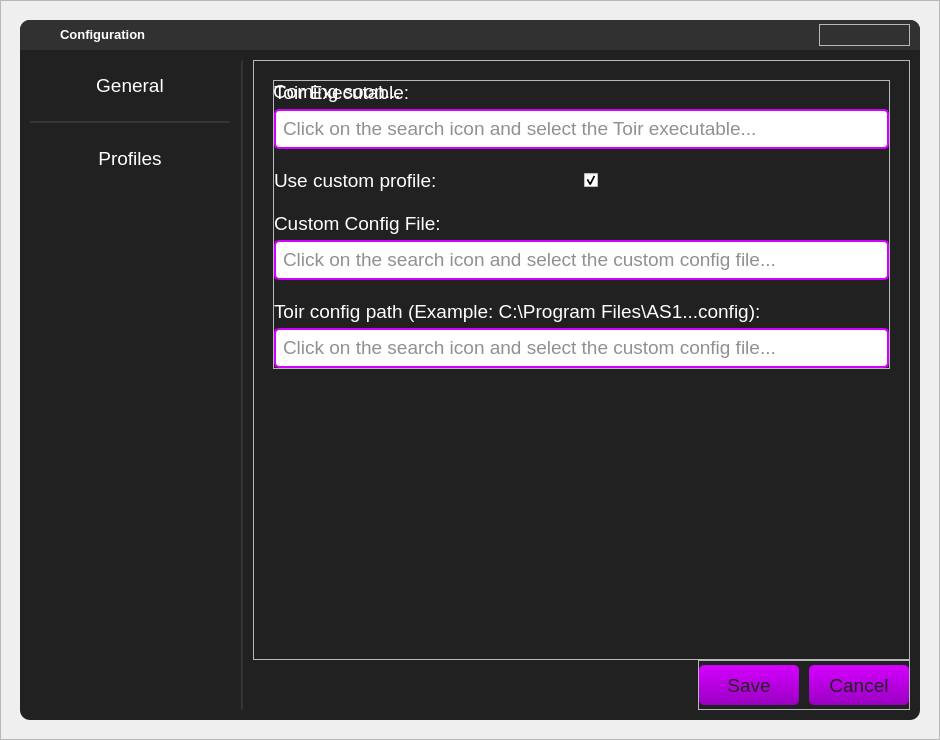
<?xml version="1.0" encoding="UTF-8"?>
<ui version="4.0">
 <class>MainWindow</class>
 <widget class="QMainWindow" name="MainWindow">
  <property name="geometry">
   <rect>
    <x>0</x>
    <y>0</y>
    <width>940</width>
    <height>740</height>
   </rect>
  </property>
  <property name="minimumSize">
   <size>
    <width>0</width>
    <height>0</height>
   </size>
  </property>
  <property name="maximumSize">
   <size>
    <width>940</width>
    <height>740</height>
   </size>
  </property>
  <property name="windowTitle">
   <string>Config</string>
  </property>
  <property name="styleSheet">
   <string notr="true">#configShadow {
	background-image: url(:/images/images/configShadow.png);
}

#centralwidget #widget {
	background-color: #212121;
	border-radius: 10px;
}

#configBody {
	border-top-right-radius: 10px;
	border-bottom-right-radius: 10px;
}

#sidebar {
	border-top-left-radius: 10px;
	border-bottom-left-radius: 10px;
}

#sidebar QPushButton {
	color: #ffffff;
	background-color: transparent;
	border-radius: 5px;
	border: none;
}
#sidebar QPushButton:hover {
	color: #ffffff;
	background-color: #313131;
	border-radius: 5px;
	border: none;
}

#configFrame QLabel {
	color: #ffffff;
}

#configFrame #tab1{
	background-color: transparent;
	border: none;
}

#searchConfigFrame {
	background-color: #ffffff;
	border: 2px solid #d400ff;
	border-radius: 5px;
}

#searchConfigBtn {
	image: url(:/purpleIcons/images/purpleIcons/search.svg);
	border: none;
	padding-top: 2px;
	padding-bottom: 6px;
	padding-right: 5px;
	padding-left: 5px;
}
#searchConfigBtn:hover {
	image: url(:/whiteIcons/images/whiteIcons/search.svg);
	background-color: #d400ff;
	border: none;
}
#searchConfigBtn:pressed {
	image: url(:/purpleIcons/images/purpleIcons/search.svg);
	background-color: #212121;
	border-left: 2px solid #d400ff;
	border-bottom: 4px solid #d400ff;
}

#searchConfigInput {
	color: #212121;
	background-color: transparent;
	border: none;
	border-radius: 5px;
}

#searchFileFrame {
	background-color: #ffffff;
	border: 2px solid #d400ff;
	border-radius: 5px;
}

#searchFileBtn {
	image: url(:/purpleIcons/images/purpleIcons/search.svg);
	border: none;
	padding-top: 2px;
	padding-bottom: 6px;
	padding-right: 5px;
	padding-left: 5px;
}
#searchFileBtn:hover {
	image: url(:/whiteIcons/images/whiteIcons/search.svg);
	background-color: #d400ff;
	border: none;
}
#searchFileBtn:pressed {
	image: url(:/purpleIcons/images/purpleIcons/search.svg);
	background-color: #212121;
	border-left: 2px solid #d400ff;
	border-bottom: 4px solid #d400ff;
}

#searchFileInput {
	color: #212121;
	background-color: transparent;
	border: none;
	border-radius: 5px;
}

#searchAS1Frame {
	background-color: #ffffff;
	border: 2px solid #d400ff;
	border-radius: 5px;
}

#searchAS1Btn {
	image: url(:/purpleIcons/images/purpleIcons/search.svg);
	border: none;
	padding-top: 2px;
	padding-bottom: 6px;
	padding-right: 5px;
	padding-left: 5px;
}
#searchAS1Btn:hover {
	image: url(:/whiteIcons/images/whiteIcons/search.svg);
	background-color: #d400ff;
	border: none;
}
#searchAS1Btn:pressed {
	image: url(:/purpleIcons/images/purpleIcons/search.svg);
	background-color: #212121;
	border-left: 2px solid #d400ff;
	border-bottom: 4px solid #d400ff;
}

#searchAS1Input {
	color: #212121;
	background-color: transparent;
	border: none;
	border-radius: 5px;
}

#configFrame #tab2 {
	background-color: transparent;
	border: none;
}

#saveBtn {
	background-color: qlineargradient(spread:pad, x1:0.489, y1:0, x2:0.511, y2:1, stop:0 rgba(212, 0, 255, 255), stop:1 rgba(155, 0, 194, 255));
	border-radius: 5px;
	color: #212121;
}
#saveBtn:hover {
	background-color: qlineargradient(spread:pad, x1:0.5, y1:0, x2:0.5, y2:1, stop:0 rgba(255, 255, 255, 255), stop:1 rgba(212, 212, 212, 255));
	border: 2px solid #d400ff;
	color: #d400ff;
}
#saveBtn:pressed {
	background-color: #212121;
	border: 2px solid #d400ff;
	color: #d400ff;
}

#cancelBtn {
	background-color: qlineargradient(spread:pad, x1:0.489, y1:0, x2:0.511, y2:1, stop:0 rgba(212, 0, 255, 255), stop:1 rgba(155, 0, 194, 255));
	border-radius: 5px;
	color: #212121;
}
#cancelBtn:hover {
	background-color: qlineargradient(spread:pad, x1:0.5, y1:0, x2:0.5, y2:1, stop:0 rgba(255, 255, 255, 255), stop:1 rgba(212, 212, 212, 255));
	border: 2px solid #d400ff;
	color: #d400ff;
}
#cancelBtn:pressed {
	background-color: #212121;
	border: 2px solid #d400ff;
	color: #d400ff;
}

#titleBar QPushButton {
	background-color: transparent;
	border: 0;
}

#titleBar {
	background-color: #313131;
	border-top-left-radius: 10px;
	border-top-right-radius: 10px;
}

#closeBtn {
	image: url(:/purpleIcons/images/purpleIcons/x.svg);
}
#closeBtn:hover {
	image: url(:/whiteIcons/images/whiteIcons/x.svg);
}
</string>
  </property>
  <widget class="QWidget" name="centralwidget">
   <widget class="QWidget" name="widget" native="true">
    <property name="geometry">
     <rect>
      <x>20</x>
      <y>20</y>
      <width>900</width>
      <height>700</height>
     </rect>
    </property>
    <property name="minimumSize">
     <size>
      <width>900</width>
      <height>700</height>
     </size>
    </property>
    <property name="maximumSize">
     <size>
      <width>900</width>
      <height>700</height>
     </size>
    </property>
    <layout class="QVBoxLayout" name="verticalLayout">
     <property name="spacing">
      <number>0</number>
     </property>
     <property name="leftMargin">
      <number>0</number>
     </property>
     <property name="topMargin">
      <number>0</number>
     </property>
     <property name="rightMargin">
      <number>0</number>
     </property>
     <property name="bottomMargin">
      <number>0</number>
     </property>
     <item>
      <widget class="QFrame" name="titleBar">
       <property name="maximumSize">
        <size>
         <width>16777215</width>
         <height>30</height>
        </size>
       </property>
       <property name="frameShape">
        <enum>QFrame::StyledPanel</enum>
       </property>
       <property name="frameShadow">
        <enum>QFrame::Raised</enum>
       </property>
       <layout class="QHBoxLayout" name="horizontalLayout">
        <property name="spacing">
         <number>10</number>
        </property>
        <property name="leftMargin">
         <number>10</number>
        </property>
        <property name="topMargin">
         <number>0</number>
        </property>
        <property name="rightMargin">
         <number>10</number>
        </property>
        <property name="bottomMargin">
         <number>0</number>
        </property>
        <item>
         <widget class="QLabel" name="label">
          <property name="maximumSize">
           <size>
            <width>20</width>
            <height>20</height>
           </size>
          </property>
          <property name="text">
           <string/>
          </property>
          <property name="pixmap">
           <pixmap resource="../resources/res.qrc">:/purpleIcons/images/purpleIcons/settings.svg</pixmap>
          </property>
          <property name="scaledContents">
           <bool>true</bool>
          </property>
          <property name="alignment">
           <set>Qt::AlignCenter</set>
          </property>
          <property name="textInteractionFlags">
           <set>Qt::LinksAccessibleByMouse</set>
          </property>
         </widget>
        </item>
        <item>
         <widget class="QLabel" name="tileTitle">
          <property name="enabled">
           <bool>false</bool>
          </property>
          <property name="maximumSize">
           <size>
            <width>90</width>
            <height>16777215</height>
           </size>
          </property>
          <property name="font">
           <font>
            <weight>50</weight>
            <bold>false</bold>
           </font>
          </property>
          <property name="text">
           <string>&lt;html&gt;&lt;head/&gt;&lt;body&gt;&lt;p&gt;&lt;span style=&quot; font-size:10pt; font-weight:600; color:#ffffff;&quot;&gt;Configuration&lt;/span&gt;&lt;/p&gt;&lt;/body&gt;&lt;/html&gt;</string>
          </property>
          <property name="scaledContents">
           <bool>true</bool>
          </property>
          <property name="textInteractionFlags">
           <set>Qt::LinksAccessibleByMouse</set>
          </property>
         </widget>
        </item>
        <item alignment="Qt::AlignRight|Qt::AlignVCenter">
         <widget class="QFrame" name="frame">
          <property name="frameShape">
           <enum>QFrame::StyledPanel</enum>
          </property>
          <property name="frameShadow">
           <enum>QFrame::Raised</enum>
          </property>
          <layout class="QHBoxLayout" name="horizontalLayout_2">
           <property name="spacing">
            <number>10</number>
           </property>
           <property name="leftMargin">
            <number>0</number>
           </property>
           <property name="topMargin">
            <number>0</number>
           </property>
           <property name="rightMargin">
            <number>0</number>
           </property>
           <property name="bottomMargin">
            <number>0</number>
           </property>
           <item>
            <widget class="QPushButton" name="configBtn">
             <property name="minimumSize">
              <size>
               <width>0</width>
               <height>0</height>
              </size>
             </property>
             <property name="maximumSize">
              <size>
               <width>18</width>
               <height>18</height>
              </size>
             </property>
             <property name="text">
              <string/>
             </property>
             <property name="iconSize">
              <size>
               <width>24</width>
               <height>24</height>
              </size>
             </property>
             <property name="autoDefault">
              <bool>false</bool>
             </property>
             <property name="default">
              <bool>false</bool>
             </property>
             <property name="flat">
              <bool>false</bool>
             </property>
            </widget>
           </item>
           <item>
            <widget class="QPushButton" name="minimizeBtn">
             <property name="minimumSize">
              <size>
               <width>20</width>
               <height>20</height>
              </size>
             </property>
             <property name="maximumSize">
              <size>
               <width>20</width>
               <height>20</height>
              </size>
             </property>
             <property name="text">
              <string/>
             </property>
             <property name="iconSize">
              <size>
               <width>24</width>
               <height>24</height>
              </size>
             </property>
             <property name="autoDefault">
              <bool>false</bool>
             </property>
             <property name="default">
              <bool>false</bool>
             </property>
             <property name="flat">
              <bool>false</bool>
             </property>
            </widget>
           </item>
           <item>
            <widget class="QPushButton" name="closeBtn">
             <property name="minimumSize">
              <size>
               <width>0</width>
               <height>20</height>
              </size>
             </property>
             <property name="maximumSize">
              <size>
               <width>200</width>
               <height>20</height>
              </size>
             </property>
             <property name="font">
              <font>
               <pointsize>8</pointsize>
              </font>
             </property>
             <property name="text">
              <string/>
             </property>
             <property name="iconSize">
              <size>
               <width>24</width>
               <height>24</height>
              </size>
             </property>
             <property name="autoDefault">
              <bool>false</bool>
             </property>
             <property name="default">
              <bool>false</bool>
             </property>
             <property name="flat">
              <bool>false</bool>
             </property>
            </widget>
           </item>
          </layout>
         </widget>
        </item>
       </layout>
      </widget>
     </item>
     <item>
      <widget class="QWidget" name="body" native="true">
       <layout class="QHBoxLayout" name="horizontalLayout_3">
        <property name="spacing">
         <number>10</number>
        </property>
        <property name="leftMargin">
         <number>10</number>
        </property>
        <property name="topMargin">
         <number>10</number>
        </property>
        <property name="rightMargin">
         <number>10</number>
        </property>
        <property name="bottomMargin">
         <number>10</number>
        </property>
        <item alignment="Qt::AlignTop">
         <widget class="QFrame" name="sidebar">
          <property name="maximumSize">
           <size>
            <width>200</width>
            <height>16777215</height>
           </size>
          </property>
          <property name="frameShape">
           <enum>QFrame::StyledPanel</enum>
          </property>
          <property name="frameShadow">
           <enum>QFrame::Raised</enum>
          </property>
          <layout class="QVBoxLayout" name="verticalLayout_2">
           <property name="spacing">
            <number>10</number>
           </property>
           <property name="leftMargin">
            <number>0</number>
           </property>
           <property name="topMargin">
            <number>0</number>
           </property>
           <property name="rightMargin">
            <number>0</number>
           </property>
           <property name="bottomMargin">
            <number>0</number>
           </property>
           <item>
            <widget class="QPushButton" name="generalBtn">
             <property name="minimumSize">
              <size>
               <width>200</width>
               <height>50</height>
              </size>
             </property>
             <property name="maximumSize">
              <size>
               <width>200</width>
               <height>50</height>
              </size>
             </property>
             <property name="font">
              <font>
               <pointsize>14</pointsize>
              </font>
             </property>
             <property name="text">
              <string>General</string>
             </property>
            </widget>
           </item>
           <item>
            <widget class="Line" name="line">
             <property name="styleSheet">
              <string notr="true">background-color: #313131;</string>
             </property>
             <property name="frameShadow">
              <enum>QFrame::Sunken</enum>
             </property>
             <property name="orientation">
              <enum>Qt::Horizontal</enum>
             </property>
            </widget>
           </item>
           <item>
            <widget class="QPushButton" name="profilesBtn">
             <property name="minimumSize">
              <size>
               <width>200</width>
               <height>50</height>
              </size>
             </property>
             <property name="maximumSize">
              <size>
               <width>200</width>
               <height>50</height>
              </size>
             </property>
             <property name="font">
              <font>
               <pointsize>14</pointsize>
              </font>
             </property>
             <property name="text">
              <string>Profiles</string>
             </property>
            </widget>
           </item>
          </layout>
         </widget>
        </item>
        <item>
         <widget class="Line" name="separator">
          <property name="styleSheet">
           <string notr="true">background-color: #313131;</string>
          </property>
          <property name="frameShadow">
           <enum>QFrame::Sunken</enum>
          </property>
          <property name="midLineWidth">
           <number>0</number>
          </property>
          <property name="orientation">
           <enum>Qt::Vertical</enum>
          </property>
         </widget>
        </item>
        <item>
         <widget class="QFrame" name="configBody">
          <property name="frameShape">
           <enum>QFrame::StyledPanel</enum>
          </property>
          <property name="frameShadow">
           <enum>QFrame::Raised</enum>
          </property>
          <layout class="QVBoxLayout" name="verticalLayout_5">
           <property name="spacing">
            <number>0</number>
           </property>
           <property name="leftMargin">
            <number>0</number>
           </property>
           <property name="topMargin">
            <number>0</number>
           </property>
           <property name="rightMargin">
            <number>0</number>
           </property>
           <property name="bottomMargin">
            <number>0</number>
           </property>
           <item>
            <widget class="QFrame" name="configFrame">
             <property name="minimumSize">
              <size>
               <width>0</width>
               <height>600</height>
              </size>
             </property>
             <property name="maximumSize">
              <size>
               <width>16777215</width>
               <height>600</height>
              </size>
             </property>
             <property name="frameShape">
              <enum>QFrame::StyledPanel</enum>
             </property>
             <property name="frameShadow">
              <enum>QFrame::Raised</enum>
             </property>
             <property name="lineWidth">
              <number>0</number>
             </property>
             <widget class="QFrame" name="tab1">
              <property name="geometry">
               <rect>
                <x>0</x>
                <y>0</y>
                <width>657</width>
                <height>600</height>
               </rect>
              </property>
              <property name="minimumSize">
               <size>
                <width>657</width>
                <height>600</height>
               </size>
              </property>
              <property name="maximumSize">
               <size>
                <width>657</width>
                <height>600</height>
               </size>
              </property>
              <property name="styleSheet">
               <string notr="true"/>
              </property>
              <property name="frameShape">
               <enum>QFrame::StyledPanel</enum>
              </property>
              <property name="frameShadow">
               <enum>QFrame::Raised</enum>
              </property>
              <property name="lineWidth">
               <number>0</number>
              </property>
              <layout class="QVBoxLayout" name="verticalLayout_4">
               <property name="spacing">
                <number>20</number>
               </property>
               <property name="leftMargin">
                <number>20</number>
               </property>
               <property name="topMargin">
                <number>20</number>
               </property>
               <property name="rightMargin">
                <number>20</number>
               </property>
               <property name="bottomMargin">
                <number>20</number>
               </property>
               <item alignment="Qt::AlignTop">
                <widget class="QFrame" name="tab1_top_frame">
                 <property name="frameShape">
                  <enum>QFrame::StyledPanel</enum>
                 </property>
                 <property name="frameShadow">
                  <enum>QFrame::Raised</enum>
                 </property>
                 <layout class="QVBoxLayout" name="verticalLayout_7">
                  <property name="spacing">
                   <number>20</number>
                  </property>
                  <property name="leftMargin">
                   <number>0</number>
                  </property>
                  <property name="topMargin">
                   <number>0</number>
                  </property>
                  <property name="rightMargin">
                   <number>0</number>
                  </property>
                  <property name="bottomMargin">
                   <number>0</number>
                  </property>
                  <item alignment="Qt::AlignTop">
                   <widget class="QWidget" name="tab1_line1" native="true">
                    <layout class="QVBoxLayout" name="verticalLayout_8">
                     <property name="spacing">
                      <number>5</number>
                     </property>
                     <property name="leftMargin">
                      <number>0</number>
                     </property>
                     <property name="topMargin">
                      <number>0</number>
                     </property>
                     <property name="rightMargin">
                      <number>0</number>
                     </property>
                     <property name="bottomMargin">
                      <number>0</number>
                     </property>
                     <item>
                      <widget class="QLabel" name="searchFileLabel">
                       <property name="font">
                        <font>
                         <pointsize>14</pointsize>
                        </font>
                       </property>
                       <property name="text">
                        <string>Toir Executable:</string>
                       </property>
                      </widget>
                     </item>
                     <item>
                      <widget class="QFrame" name="searchFileFrame">
                       <property name="minimumSize">
                        <size>
                         <width>0</width>
                         <height>40</height>
                        </size>
                       </property>
                       <property name="maximumSize">
                        <size>
                         <width>16777215</width>
                         <height>40</height>
                        </size>
                       </property>
                       <property name="frameShape">
                        <enum>QFrame::StyledPanel</enum>
                       </property>
                       <property name="frameShadow">
                        <enum>QFrame::Raised</enum>
                       </property>
                       <property name="lineWidth">
                        <number>0</number>
                       </property>
                       <layout class="QHBoxLayout" name="horizontalLayout_5">
                        <property name="spacing">
                         <number>5</number>
                        </property>
                        <property name="leftMargin">
                         <number>5</number>
                        </property>
                        <property name="topMargin">
                         <number>0</number>
                        </property>
                        <property name="rightMargin">
                         <number>0</number>
                        </property>
                        <property name="bottomMargin">
                         <number>0</number>
                        </property>
                        <item>
                         <widget class="QLineEdit" name="searchFileInput">
                          <property name="sizePolicy">
                           <sizepolicy hsizetype="Expanding" vsizetype="Fixed">
                            <horstretch>0</horstretch>
                            <verstretch>40</verstretch>
                           </sizepolicy>
                          </property>
                          <property name="minimumSize">
                           <size>
                            <width>0</width>
                            <height>0</height>
                           </size>
                          </property>
                          <property name="font">
                           <font>
                            <pointsize>14</pointsize>
                           </font>
                          </property>
                          <property name="placeholderText">
                           <string>Click on the search icon and select the Toir executable...</string>
                          </property>
                         </widget>
                        </item>
                        <item>
                         <widget class="QPushButton" name="searchFileBtn">
                          <property name="minimumSize">
                           <size>
                            <width>40</width>
                            <height>40</height>
                           </size>
                          </property>
                          <property name="maximumSize">
                           <size>
                            <width>40</width>
                            <height>40</height>
                           </size>
                          </property>
                          <property name="text">
                           <string/>
                          </property>
                         </widget>
                        </item>
                       </layout>
                      </widget>
                     </item>
                    </layout>
                   </widget>
                  </item>
                  <item>
                   <widget class="QWidget" name="tab1_line4" native="true">
                    <layout class="QHBoxLayout" name="horizontalLayout_6">
                     <property name="spacing">
                      <number>5</number>
                     </property>
                     <property name="leftMargin">
                      <number>0</number>
                     </property>
                     <property name="topMargin">
                      <number>0</number>
                     </property>
                     <property name="rightMargin">
                      <number>0</number>
                     </property>
                     <property name="bottomMargin">
                      <number>0</number>
                     </property>
                     <item alignment="Qt::AlignLeft">
                      <widget class="QLabel" name="customConfigLabel">
                       <property name="font">
                        <font>
                         <pointsize>14</pointsize>
                        </font>
                       </property>
                       <property name="text">
                        <string>Use custom profile:</string>
                       </property>
                      </widget>
                     </item>
                     <item alignment="Qt::AlignLeft">
                      <widget class="QCheckBox" name="customConfigCheckBox">
                       <property name="text">
                        <string/>
                       </property>
                       <property name="checked">
                        <bool>true</bool>
                       </property>
                      </widget>
                     </item>
                    </layout>
                   </widget>
                  </item>
                  <item alignment="Qt::AlignTop">
                   <widget class="QWidget" name="tab1_line2" native="true">
                    <layout class="QVBoxLayout" name="verticalLayout_9">
                     <property name="spacing">
                      <number>5</number>
                     </property>
                     <property name="leftMargin">
                      <number>0</number>
                     </property>
                     <property name="topMargin">
                      <number>0</number>
                     </property>
                     <property name="rightMargin">
                      <number>0</number>
                     </property>
                     <property name="bottomMargin">
                      <number>0</number>
                     </property>
                     <item>
                      <widget class="QLabel" name="searchConfigLabel">
                       <property name="font">
                        <font>
                         <pointsize>14</pointsize>
                        </font>
                       </property>
                       <property name="text">
                        <string>Custom Config File:</string>
                       </property>
                      </widget>
                     </item>
                     <item>
                      <widget class="QFrame" name="searchConfigFrame">
                       <property name="minimumSize">
                        <size>
                         <width>0</width>
                         <height>40</height>
                        </size>
                       </property>
                       <property name="maximumSize">
                        <size>
                         <width>16777215</width>
                         <height>40</height>
                        </size>
                       </property>
                       <property name="frameShape">
                        <enum>QFrame::StyledPanel</enum>
                       </property>
                       <property name="frameShadow">
                        <enum>QFrame::Raised</enum>
                       </property>
                       <property name="lineWidth">
                        <number>0</number>
                       </property>
                       <layout class="QHBoxLayout" name="horizontalLayout_8">
                        <property name="spacing">
                         <number>5</number>
                        </property>
                        <property name="leftMargin">
                         <number>5</number>
                        </property>
                        <property name="topMargin">
                         <number>0</number>
                        </property>
                        <property name="rightMargin">
                         <number>0</number>
                        </property>
                        <property name="bottomMargin">
                         <number>0</number>
                        </property>
                        <item>
                         <widget class="QLineEdit" name="searchConfigInput">
                          <property name="sizePolicy">
                           <sizepolicy hsizetype="Expanding" vsizetype="Fixed">
                            <horstretch>0</horstretch>
                            <verstretch>40</verstretch>
                           </sizepolicy>
                          </property>
                          <property name="minimumSize">
                           <size>
                            <width>0</width>
                            <height>0</height>
                           </size>
                          </property>
                          <property name="font">
                           <font>
                            <pointsize>14</pointsize>
                           </font>
                          </property>
                          <property name="placeholderText">
                           <string>Click on the search icon and select the custom config file...</string>
                          </property>
                         </widget>
                        </item>
                        <item>
                         <widget class="QPushButton" name="searchConfigBtn">
                          <property name="minimumSize">
                           <size>
                            <width>40</width>
                            <height>40</height>
                           </size>
                          </property>
                          <property name="maximumSize">
                           <size>
                            <width>40</width>
                            <height>40</height>
                           </size>
                          </property>
                          <property name="text">
                           <string/>
                          </property>
                         </widget>
                        </item>
                       </layout>
                      </widget>
                     </item>
                    </layout>
                   </widget>
                  </item>
                  <item>
                   <widget class="QWidget" name="tab1_line3" native="true">
                    <layout class="QVBoxLayout" name="verticalLayout_11">
                     <property name="spacing">
                      <number>5</number>
                     </property>
                     <property name="leftMargin">
                      <number>0</number>
                     </property>
                     <property name="topMargin">
                      <number>0</number>
                     </property>
                     <property name="rightMargin">
                      <number>0</number>
                     </property>
                     <property name="bottomMargin">
                      <number>0</number>
                     </property>
                     <item>
                      <widget class="QLabel" name="searchAS1Label">
                       <property name="font">
                        <font>
                         <pointsize>14</pointsize>
                        </font>
                       </property>
                       <property name="text">
                        <string>Toir config path (Example: C:\Program Files\AS1...config):</string>
                       </property>
                      </widget>
                     </item>
                     <item>
                      <widget class="QFrame" name="searchAS1Frame">
                       <property name="minimumSize">
                        <size>
                         <width>0</width>
                         <height>40</height>
                        </size>
                       </property>
                       <property name="maximumSize">
                        <size>
                         <width>16777215</width>
                         <height>40</height>
                        </size>
                       </property>
                       <property name="frameShape">
                        <enum>QFrame::StyledPanel</enum>
                       </property>
                       <property name="frameShadow">
                        <enum>QFrame::Raised</enum>
                       </property>
                       <property name="lineWidth">
                        <number>0</number>
                       </property>
                       <layout class="QHBoxLayout" name="horizontalLayout_10">
                        <property name="spacing">
                         <number>5</number>
                        </property>
                        <property name="leftMargin">
                         <number>5</number>
                        </property>
                        <property name="topMargin">
                         <number>0</number>
                        </property>
                        <property name="rightMargin">
                         <number>0</number>
                        </property>
                        <property name="bottomMargin">
                         <number>0</number>
                        </property>
                        <item>
                         <widget class="QLineEdit" name="searchAS1Input">
                          <property name="sizePolicy">
                           <sizepolicy hsizetype="Expanding" vsizetype="Fixed">
                            <horstretch>0</horstretch>
                            <verstretch>40</verstretch>
                           </sizepolicy>
                          </property>
                          <property name="minimumSize">
                           <size>
                            <width>0</width>
                            <height>0</height>
                           </size>
                          </property>
                          <property name="font">
                           <font>
                            <pointsize>14</pointsize>
                           </font>
                          </property>
                          <property name="placeholderText">
                           <string>Click on the search icon and select the custom config file...</string>
                          </property>
                         </widget>
                        </item>
                        <item>
                         <widget class="QPushButton" name="searchAS1Btn">
                          <property name="minimumSize">
                           <size>
                            <width>40</width>
                            <height>40</height>
                           </size>
                          </property>
                          <property name="maximumSize">
                           <size>
                            <width>40</width>
                            <height>40</height>
                           </size>
                          </property>
                          <property name="text">
                           <string/>
                          </property>
                         </widget>
                        </item>
                       </layout>
                      </widget>
                     </item>
                    </layout>
                   </widget>
                  </item>
                 </layout>
                </widget>
               </item>
               <item alignment="Qt::AlignBottom">
                <widget class="QFrame" name="tab1_bottom_frame">
                 <property name="frameShape">
                  <enum>QFrame::StyledPanel</enum>
                 </property>
                 <property name="frameShadow">
                  <enum>QFrame::Raised</enum>
                 </property>
                </widget>
               </item>
              </layout>
             </widget>
             <widget class="QFrame" name="tab2">
              <property name="geometry">
               <rect>
                <x>0</x>
                <y>0</y>
                <width>657</width>
                <height>600</height>
               </rect>
              </property>
              <property name="minimumSize">
               <size>
                <width>657</width>
                <height>600</height>
               </size>
              </property>
              <property name="maximumSize">
               <size>
                <width>657</width>
                <height>600</height>
               </size>
              </property>
              <property name="styleSheet">
               <string notr="true"/>
              </property>
              <property name="frameShape">
               <enum>QFrame::StyledPanel</enum>
              </property>
              <property name="frameShadow">
               <enum>QFrame::Raised</enum>
              </property>
              <property name="lineWidth">
               <number>0</number>
              </property>
              <layout class="QVBoxLayout" name="verticalLayout_3">
               <property name="spacing">
                <number>20</number>
               </property>
               <property name="leftMargin">
                <number>20</number>
               </property>
               <property name="topMargin">
                <number>20</number>
               </property>
               <property name="rightMargin">
                <number>20</number>
               </property>
               <property name="bottomMargin">
                <number>20</number>
               </property>
               <item alignment="Qt::AlignTop">
                <widget class="QLabel" name="label_2">
                 <property name="font">
                  <font>
                   <pointsize>14</pointsize>
                  </font>
                 </property>
                 <property name="lineWidth">
                  <number>0</number>
                 </property>
                 <property name="text">
                  <string>Coming soon...</string>
                 </property>
                </widget>
               </item>
              </layout>
             </widget>
             <zorder>tab2</zorder>
             <zorder>tab1</zorder>
            </widget>
           </item>
           <item alignment="Qt::AlignRight|Qt::AlignBottom">
            <widget class="QFrame" name="configBtns">
             <property name="minimumSize">
              <size>
               <width>0</width>
               <height>50</height>
              </size>
             </property>
             <property name="maximumSize">
              <size>
               <width>16777215</width>
               <height>50</height>
              </size>
             </property>
             <property name="layoutDirection">
              <enum>Qt::LeftToRight</enum>
             </property>
             <property name="frameShape">
              <enum>QFrame::StyledPanel</enum>
             </property>
             <property name="frameShadow">
              <enum>QFrame::Raised</enum>
             </property>
             <layout class="QHBoxLayout" name="horizontalLayout_4">
              <property name="spacing">
               <number>10</number>
              </property>
              <property name="leftMargin">
               <number>0</number>
              </property>
              <property name="topMargin">
               <number>0</number>
              </property>
              <property name="rightMargin">
               <number>0</number>
              </property>
              <property name="bottomMargin">
               <number>0</number>
              </property>
              <item>
               <widget class="QPushButton" name="saveBtn">
                <property name="minimumSize">
                 <size>
                  <width>100</width>
                  <height>40</height>
                 </size>
                </property>
                <property name="maximumSize">
                 <size>
                  <width>100</width>
                  <height>40</height>
                 </size>
                </property>
                <property name="font">
                 <font>
                  <family>MS Shell Dlg 2</family>
                  <pointsize>14</pointsize>
                  <weight>50</weight>
                  <bold>false</bold>
                 </font>
                </property>
                <property name="text">
                 <string>Save</string>
                </property>
               </widget>
              </item>
              <item>
               <widget class="QPushButton" name="cancelBtn">
                <property name="minimumSize">
                 <size>
                  <width>100</width>
                  <height>40</height>
                 </size>
                </property>
                <property name="maximumSize">
                 <size>
                  <width>100</width>
                  <height>40</height>
                 </size>
                </property>
                <property name="font">
                 <font>
                  <pointsize>14</pointsize>
                 </font>
                </property>
                <property name="text">
                 <string>Cancel</string>
                </property>
               </widget>
              </item>
             </layout>
            </widget>
           </item>
          </layout>
         </widget>
        </item>
       </layout>
      </widget>
     </item>
    </layout>
   </widget>
   <widget class="QFrame" name="configShadow">
    <property name="geometry">
     <rect>
      <x>0</x>
      <y>0</y>
      <width>940</width>
      <height>740</height>
     </rect>
    </property>
    <property name="frameShape">
     <enum>QFrame::StyledPanel</enum>
    </property>
    <property name="frameShadow">
     <enum>QFrame::Raised</enum>
    </property>
   </widget>
   <zorder>configShadow</zorder>
   <zorder>widget</zorder>
  </widget>
 </widget>
 <resources>
  <include location="../resources/res.qrc"/>
 </resources>
 <connections/>
</ui>
